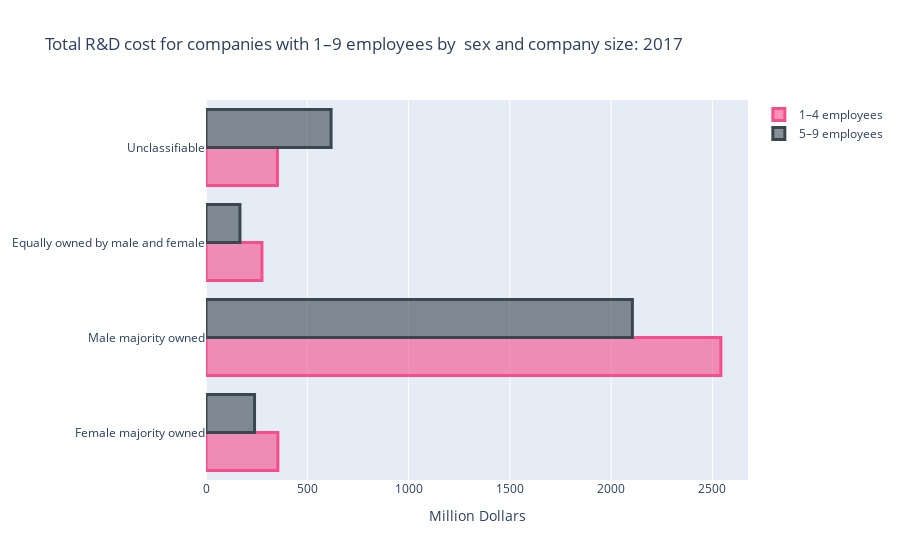
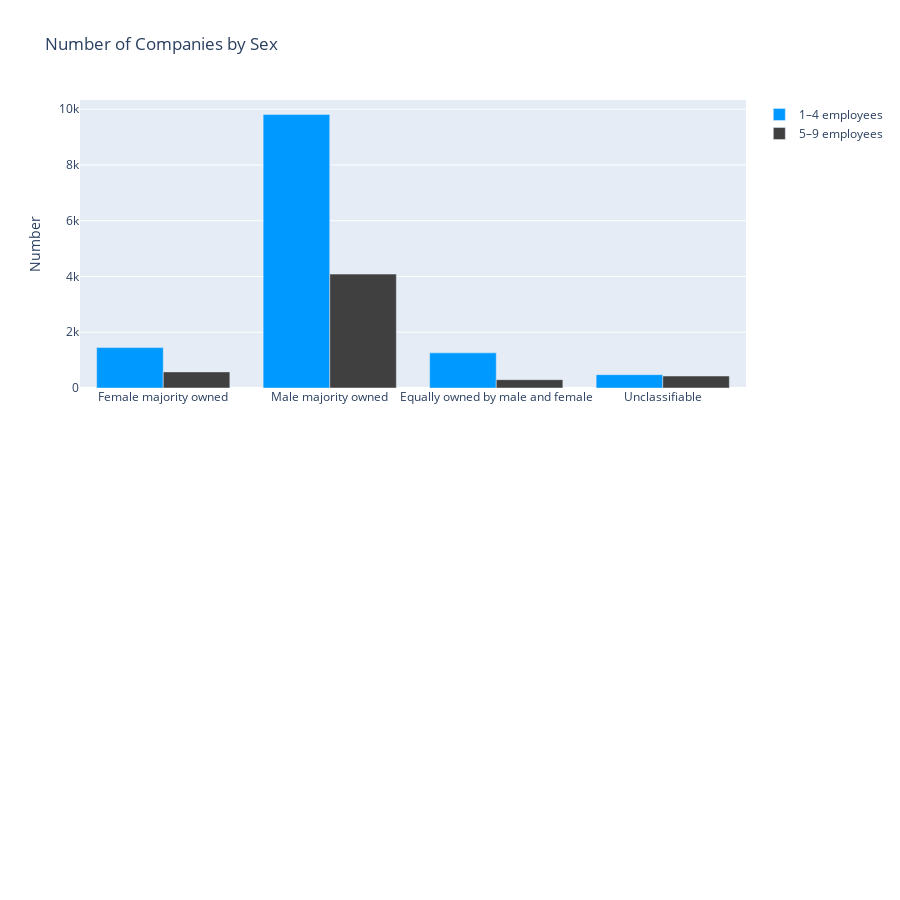

Notebook code cell kept with these figures, in order:
### Code cell
NL1 = dfN['Sex of owners'].tolist()
NL2 = dfN['1–4 employees'].tolist()
NL3 = dfN['5–9 employees'].tolist()
AL1 = dfA['Sex of owners'].tolist()
AL2 = dfA['1–4 employees'].tolist()
AL3 = dfA['5–9 employees'].tolist()

fig = go.Figure()
fig.layout=go.Layout(
        title=go.layout.Title(text="Total R&D cost for companies with 1–9 employees by  sex and company size: 2017") )
fig.add_trace(go.Bar(
    y=AL1,
    x=AL2,
    name='1–4 employees',
    orientation='h',
    marker=dict(
        color='rgba(246, 78, 139, 0.6)',
        line=dict(color='rgba(246, 78, 139, 1.0)', width=3)
    )
))
fig.add_trace(go.Bar(
    y=AL1,
    x=AL3,
    name='5–9 employees',
    orientation='h',
    marker=dict(
        color='rgba(58, 71, 80, 0.6)',
        line=dict(color='rgba(58, 71, 80, 1.0)', width=3)
    )
))
fig.layout.yaxis.update({'anchor': 'x2'})
fig.layout.xaxis.update({'anchor': 'y2'})
fig.layout.xaxis.update({'title': 'Million Dollars'})
#fig.update_layout(barmode='stack')
fig.show()

# Initialize a figure with ff.create_table(table_data)

fig = go.Figure()
# Make traces for graph
trace1 = go.Bar(x=NL1, y=NL2, xaxis='x2', yaxis='y2',
                marker=dict(color='#0099ff'),
                name='1–4 employees')
trace2 = go.Bar(x=NL1, y=NL3, xaxis='x2', yaxis='y2',
                marker=dict(color='#404040'),
                name='5–9 employees')

# Add trace data to figure
fig.add_traces([trace1, trace2])

# initialize xaxis2 and yaxis2
fig['layout']['xaxis2'] = {}
fig['layout']['yaxis2'] = {}

# Edit layout for subplots
fig.layout.yaxis.update({'domain': [0, .45]})
fig.layout.yaxis2.update({'domain': [.6, 1]})

# The graph's yaxis2 MUST BE anchored to the graph's xaxis2 and vice versa
# fig.layout.yaxis2.update({'anchor': 'x2'})
# fig.layout.xaxis2.update({'anchor': 'y2'})
fig.layout.yaxis2.update({'title': 'Number'})

# Update the margins to add a title and see graph x-labels.
#fig.layout.margin.update({'t':75, 'l':50})
fig.layout.update({'title': 'Number of Companies by Sex '})

# Update the height because adding a graph vertically will interact with
# the plot height calculated for the table
fig.layout.update({'height':900})

# Plot!
fig.show()

### Figure 1 — Plotly figure (JSON) as saved in the notebook; plotly's stock layout.template omitted (floating-point values rounded to 4 significant figures)
{"data": [{"marker": {"color": "rgba(246, 78, 139, 0.6)", "line": {"color": "rgba(246, 78, 139, 1.0)", "width": 3}}, "name": "1–4 employees", "orientation": "h", "type": "bar", "x": [354.8, 2542.0, 276.3, 352.6], "y": ["Female majority owned", "Male majority owned", "Equally owned by male and female", "Unclassifiable"]}, {"marker": {"color": "rgba(58, 71, 80, 0.6)", "line": {"color": "rgba(58, 71, 80, 1.0)", "width": 3}}, "name": "5–9 employees", "orientation": "h", "type": "bar", "x": [239.7, 2105.0, 167.7, 617.5], "y": ["Female majority owned", "Male majority owned", "Equally owned by male and female", "Unclassifiable"]}], "layout": {"title": {"text": "Total R&D cost for companies with 1–9 employees by  sex and company size: 2017"}, "xaxis": {"anchor": "y2", "title": {"text": "Million Dollars"}}, "yaxis": {"anchor": "x2"}}}

### Figure 2 — Plotly figure (JSON) as saved in the notebook; plotly's stock layout.template omitted (floating-point values rounded to 4 significant figures)
{"data": [{"marker": {"color": "#0099ff"}, "name": "1–4 employees", "type": "bar", "x": ["Female majority owned", "Male majority owned", "Equally owned by male and female", "Unclassifiable"], "xaxis": "x2", "y": [1449, 9814, 1260, 479], "yaxis": "y2"}, {"marker": {"color": "#404040"}, "name": "5–9 employees", "type": "bar", "x": ["Female majority owned", "Male majority owned", "Equally owned by male and female", "Unclassifiable"], "xaxis": "x2", "y": [578, 4085, 299, 430], "yaxis": "y2"}], "layout": {"height": 900, "title": {"text": "Number of Companies by Sex "}, "yaxis": {"domain": [0, 0.45]}, "yaxis2": {"domain": [0.6, 1], "title": {"text": "Number"}}}}
